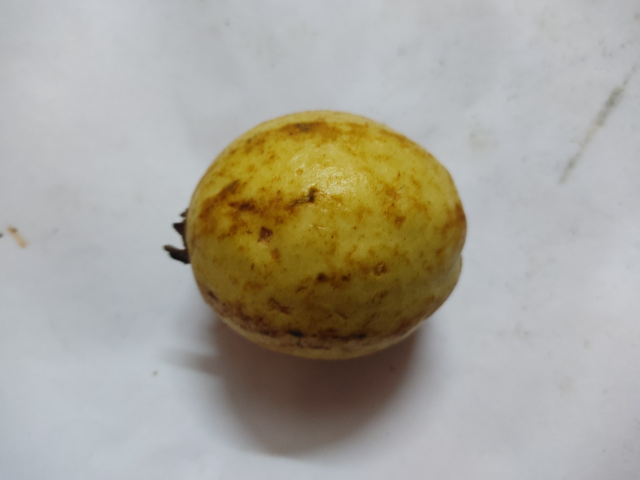
#> input picture src/open-CV/images/raw/img-1.jpeg, 1280 x 960 px (shown at 1/2 size); its folder holds 4 pictures in this run
$ python color_threshold.py
#> lines starting #> are read from the running program, lines starting #| are printed output that depends on the picture; after the words box and inside, x2 and y2 are one past the last pixel; in counts of white or black regions, pixels touching at a corner belong together
#> slider 'L-H' is set to 35
#> slider 'L-S' is set to 51
#> slider 'L-V' is set to 51
#> slider 'L-Thresh' is set to 51
#> further down, frame is the input picture: shape (960, 1280, 3); mean B, G, R 153.6, 164.6, 168.6
from os.path import isfile, join, exists
from os import listdir, makedirs
import cv2
import numpy as np

# python -m pip install -U scikit-image
from skimage import measure

INPUT_DIR_PATH = "images/raw"
FILE_EXT_ALLOWED = ['jpeg', 'jpg', 'png']
OUTPUT_IMG_PREFIX = "masked"
OUTPUT_DIR_PATH = "processedFrames"


def nothing(x):
    pass


def rescale_frame(frame):
    # Live video, static img
    scale = 255/frame.shape[0]
#> scale = 0.266
    width = int(frame.shape[1] * scale)
#> width = 340
    height = int(frame.shape[0] * scale)
#> height = 255
    return cv2.resize(frame, (width, height), interpolation=cv2.INTER_CUBIC)
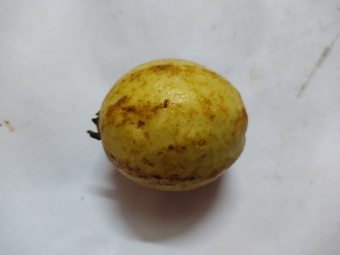
#> returned value: shape (255, 340, 3); mean of channels 0, 1, 2 153.6, 164.6, 168.6; drawn as B, G, R
#> `hsv = cv2.cvtColor(frame, cv2.COLOR_BGR2HSV)`: hsv: shape (255, 340, 3); mean H, S, V 85.6, 47.8, 173.6


def create_mask(img, low, high):
    hsv = cv2.cvtColor(img, cv2.COLOR_BGR2HSV)
    mask = cv2.inRange(hsv, low, high)
    return cv2.bitwise_and(img, img, mask=mask)


def create_mask_iter(image, h_thresh, l_thresh):
#> called with h_thresh = 255, l_thresh = 51
    gray = cv2.cvtColor(image, cv2.COLOR_BGR2GRAY)
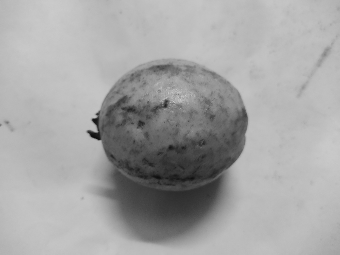
#> gray: shape (255, 340); min 14, max 203, mean 164.5
    blurred = cv2.GaussianBlur(gray, (9, 9), 0)
    _, thresh_img = cv2.threshold(
        blurred, l_thresh, h_thresh, cv2.THRESH_BINARY_INV)
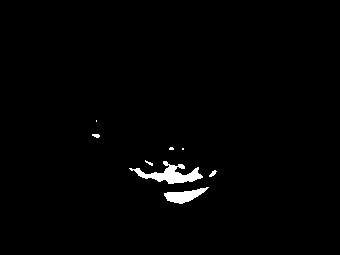
#> thresh_img: shape (255, 340); 1.3% white; 8 white regions (3 under 20 px), largest, box (x1, y1, x2, y2) and area: (129, 161, 203, 184) 678, (164, 187, 209, 204) 378, (209, 170, 217, 177) 29, (92, 134, 100, 138) 24, (145, 160, 153, 166) 20
    thresh_img = cv2.erode(thresh_img, None, iterations=3)
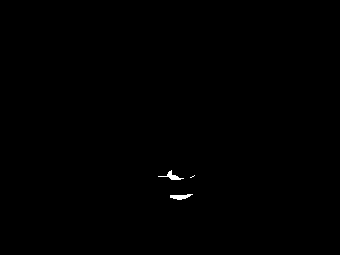
#> thresh_img: shape (255, 340); 0.19% white; 3 white regions (1 under 20 px), largest, box (x1, y1, x2, y2) and area: (170, 194, 193, 200) 83, (158, 170, 184, 180) 80
    thresh_img = cv2.dilate(thresh_img, None, iterations=3)
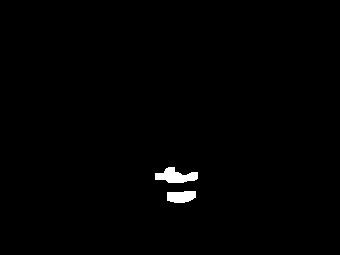
#> thresh_img: shape (255, 340); 0.82% white; 2 white regions, box (x1, y1, x2, y2) and area: (155, 167, 198, 183) 421, (167, 191, 196, 203) 293
    # perform a connected component analysis on the thresholded image,
    # then initialize a mask to store only the "large" components
    labels = measure.label(thresh_img, connectivity=2, background=0)
#> labels: shape (255, 340) int64; 3 distinct labels, from 0 to 2
    mask = np.zeros(thresh_img.shape, dtype="uint8")
    # loop over the unique components
    for label in np.unique(labels):
        # if this is the background label, ignore it
        if label == 0:
            continue
        # otherwise, construct the label mask and count the
        # number of pixels
        labelMask = np.zeros(thresh_img.shape, dtype="uint8")
        labelMask[labels == label] = 255
        numPixels = cv2.countNonZero(labelMask)
        # if the number of pixels in the component is sufficiently
        # large, then add it to our mask of "large blobs"
        if numPixels > 300:
            mask = cv2.add(mask, labelMask)
#> this loop made 3 passes
#> numPixels on passes 2 to 3: 421, 293
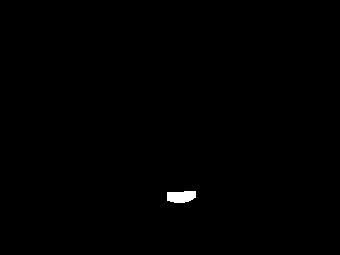
#> labelMask: shape (255, 340); 0.34% white; 1 white region, box (x1, y1, x2, y2) and area: (167, 191, 196, 203) 293
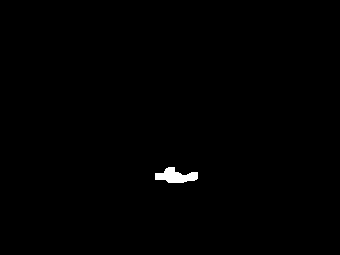
#> mask: shape (255, 340); 0.49% white; 1 white region, box (x1, y1, x2, y2) and area: (155, 167, 198, 183) 421
    return cv2.bitwise_and(image, image, mask=mask)


if __name__ == "__main__":
    imgInDir = [join(INPUT_DIR_PATH, file) for file in listdir(
        INPUT_DIR_PATH) if (isfile(join(INPUT_DIR_PATH, file)) and file.split('.')[1] in FILE_EXT_ALLOWED)]

    cv2.namedWindow("trackbar")
    cv2.createTrackbar("L-H", "trackbar", 0, 179, nothing)
    cv2.createTrackbar("L-S", "trackbar", 0, 255, nothing)
    cv2.createTrackbar("L-V", "trackbar", 0, 255, nothing)
    cv2.createTrackbar("U-H", "trackbar", 179, 179, nothing)
    cv2.createTrackbar("U-S", "trackbar", 255, 255, nothing)
    cv2.createTrackbar("U-V", "trackbar", 255, 255, nothing)
    cv2.createTrackbar("U-Thresh", "trackbar", 255, 255, nothing)
    cv2.createTrackbar("L-Thresh", "trackbar", 0, 255, nothing)

    frame = cv2.imread(imgInDir[0])
    frame = rescale_frame(frame)

    if imgInDir:
        print(f"Images scanned :\n{imgInDir}")

        while True:
            hsv = cv2.cvtColor(frame, cv2.COLOR_BGR2HSV)

            l_h = cv2.getTrackbarPos("L-H", "trackbar")
            l_s = cv2.getTrackbarPos("L-S", "trackbar")
            l_v = cv2.getTrackbarPos("L-V", "trackbar")
            h_h = cv2.getTrackbarPos("U-H", "trackbar")
            h_s = cv2.getTrackbarPos("U-S", "trackbar")
            h_v = cv2.getTrackbarPos("U-V", "trackbar")

            h_t = cv2.getTrackbarPos("U-Thresh", "trackbar")
            l_t = cv2.getTrackbarPos("L-Thresh", "trackbar")

            low = np.array([l_h, l_s, l_v])
            high = np.array([h_h, h_s, h_v])

            masked_img_iter = create_mask_iter(frame, h_t, l_t)
            masked_img = create_mask(masked_img_iter.copy(), low, high)
#> in create_mask, `hsv = cv2.cvtColor(img, cv2.COLOR_BGR2HSV)`: hsv: shape (255, 340, 3); mean H, S, V 0.1, 1, 0.3
#> in create_mask, `mask = cv2.inRange(hsv, low, high)`: mask: shape (255, 340); every value is 0
#> in create_mask, `return cv2.bitwise_and(img, img, mask=mask)`: returned value: shape (255, 340, 3); every value is 0
            cv2.imshow("Mask Thresh", masked_img_iter)
            cv2.imshow("Mask", masked_img)

            key = cv2.waitKey(1)
#> (key e is pressed here)

            # 'e' pressed
            if key == ord('e'):
                # Applying same mask to all images in dir. <3
                print("Extracting Masks.")
                hsv_f, thresh_f = f"{OUTPUT_DIR_PATH}/HSV-Mask", f"{OUTPUT_DIR_PATH}/Thresholding"
                if not exists(OUTPUT_DIR_PATH):
                    makedirs(hsv_f)
                    makedirs(thresh_f)

                for count, imgLoc in enumerate(imgInDir):
                    frame = cv2.imread(imgLoc)
                    frame = rescale_frame(frame)  # 255*255*3

                    # Create HSV Mask
                    masked_img = create_mask(frame, low, high)
                    # Create Thresholded Mask
                    masked_img_iter = create_mask_iter(frame, h_t, l_t)
#> the loop in create_mask_iter (call 2), `for label in np.unique(labels):` made 3 passes

                    cv2.imwrite(
                        join(hsv_f, f"{OUTPUT_IMG_PREFIX}-{count}.png"), masked_img)
                    cv2.imwrite(
                        join(thresh_f, f"{OUTPUT_IMG_PREFIX}-{count}.png"), masked_img_iter)
                print(
                    f"Successfully extractd masks, written to {OUTPUT_DIR_PATH}\nCount: {len(imgInDir)}")
                break

            # 'esc' pressed
            if key == 27:
                break
    else:
        print(f"No image file found in given path. {INPUT_DIR_PATH}")

    cv2.destroyAllWindows()

$ run again, on src/open-CV/images/raw/img-3.jpeg
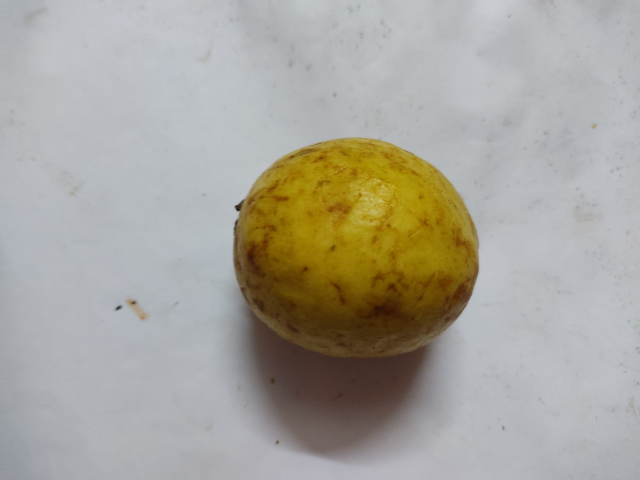
#> input picture src/open-CV/images/raw/img-3.jpeg, 1280 x 960 px (shown at 1/2 size)
#> frame is the input picture: shape (960, 1280, 3); mean B, G, R 156.4, 165.1, 167.6
#> in create_mask_iter, `thresh_img = cv2.dilate(thresh_img, None, iterations=3)`:
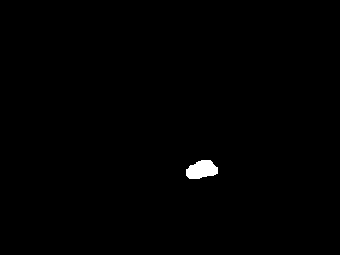
#> thresh_img: shape (255, 340); 0.52% white; 1 white region, box (x1, y1, x2, y2) and area: (186, 160, 218, 179) 452
#> the loop in create_mask_iter, `for label in np.unique(labels):` made 2 passes
#> numPixels on pass 2: 452
#> mask: shape (255, 340); every value is 0
#> the loop in create_mask_iter (call 2), `for label in np.unique(labels):` made 2 passes
